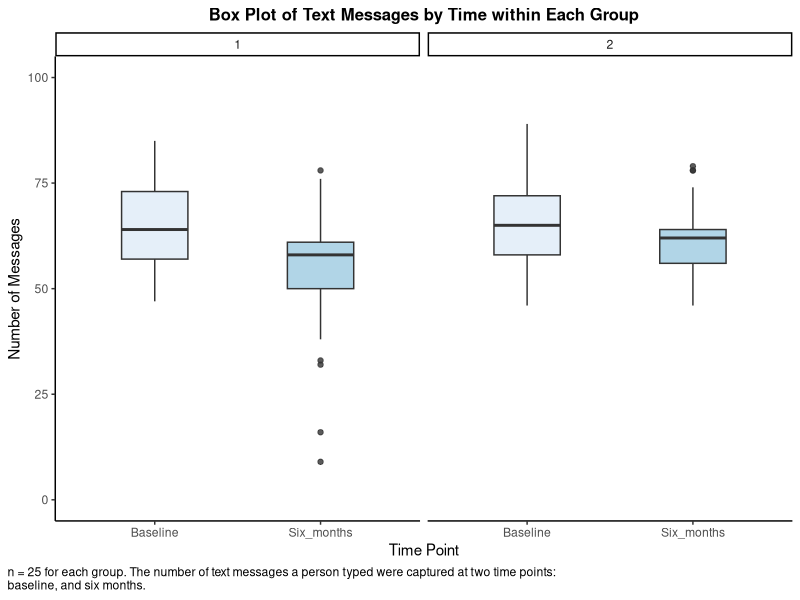
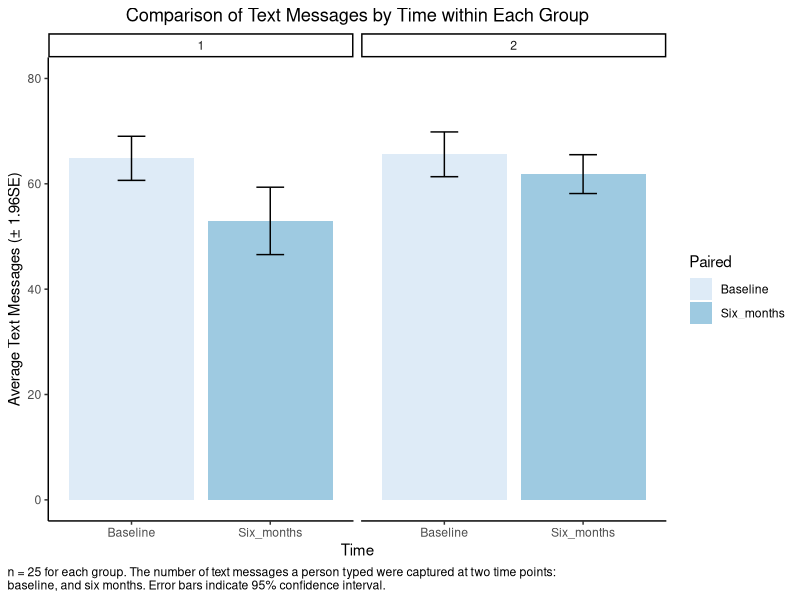

R code for these plots, in order:
# Setting the working directory
# Commented out because we each have different working directories
# setwd("~/Personal/Brown/BHDS2010/Assignment 3/Assignment3")

# Import libraries used in this analysis
library(tidyverse) # To use ggplot, filter, mutate, etc. tidyverse functions

# Read in the data from the csv
text_msg <- read.csv("TextMessages.csv")

# Visually examine the structure of the data
head(text_msg)
# The Group column shows the two groups of participants. The Baseline and Six_months columns contain the number of text messages measured at two separate time points. Lastly, the participant column contains the subject number.

# For visualization, we will create a long version of the text_msg dataset, 
text_msg_long <- text_msg %>% 
  pivot_longer(
    cols = c("Baseline", "Six_months"),
    names_to = "Timepoint",
    values_to = "n_Msg"
  )

# Print out the fist few rows of text_msg_long to verify the pivot is corrected processed
head(text_msg_long)

# Summary statistics: We compute the summary statistics of the data, including mean, median, count, standard deviation, standard error, minimum, and maximum.
summary_stats <- text_msg_long %>%
  group_by(Group, Timepoint) %>%
  summarise(
    n = n(),
    mean = mean(n_Msg, na.rm = TRUE),
    median = median(n_Msg, na.rm = TRUE),
    stdev = sd(n_Msg, na.rm = TRUE),
    se = stdev / sqrt(n),
    min = min(n_Msg, na.rm = TRUE),
    max = max(n_Msg, na.rm = TRUE)
  )

# Next we print out the results
print(summary_stats)

# There are 25 data points in each group at each timepoint.
# Overall, the two groups display similar summary statistics at the Baseline timepoint. Group 1 and Group 2 show similar means and medians around 65, with standard deviation of 10.7-10.8. The minimum values of both groups are 46-47, and maximum are 85 and 89, respectively. 
# At the Six Months timepoint, the statistics are quite different. Group 1 has a mean of 53 and median of 58, while Group 2 has a mean of 61.8 and median of 62. 
# For Group 1, the standard deviation increases to 16.3, while for Group 2, the standard deviation slightly decreases to 9.41. Group 1 sees more extreme values on the downside, with a minimum of 9 text messages. Both groups see the maximum number of text messages near 80.

# Visualization 1: We first create box plots of text messages stratified by Group and Time
# Caption for chart to explain the data
vis_1_caption = "n = 25 for each group. The number of text messages a person typed were captured at two time points: baseline, and six months."   
# Start a blank canvas, clarify the data on two axes
# Box plot, set width and color opacity
# Define faceted chart
# Choose color palette
# Add axis labels, title, and caption
# Choose theme
# Set title and caption location
text_msg_long %>% ggplot (aes(x = Timepoint, y = n_Msg, fill = Timepoint)) +      
  geom_boxplot(width = 0.4, alpha = 0.8) +                   
  facet_grid(. ~ Group) +
  coord_cartesian(ylim = c(0, 100)) +
  scale_fill_brewer("Paired") +                              
  labs(x = "Time Point", y = "Number of Messages",           
       title = "Box Plot of Text Messages by Time within Each Group",
       caption = str_wrap(vis_1_caption, width = 100)) +
  theme_classic() +                                          
  theme(legend.position = "none",                            
        plot.title = element_text(face = "bold", size = 12, hjust = 0.5),
        plot.caption.position = "plot",
        plot.caption = element_text(hjust = 0))

# The box plot shows that the number of text messages sent decreases from the Baseline observation to that six months later. The decrease appears more significant in Group 1 than Group 2, which we have shown above in the summary statistics section.
# The number of text messages six months later for Group 1 contains a fair amount of outliers on the downside, with the minimum being 9 messages.

# Visualization 2: We then create bar charts of text messages stratified by Group and Time.
# Caption for chart to explain the data
vis_2_caption = "n = 25 for each group. The number of text messages a person typed were captured at two time points: baseline, and six months. Error bars indicate 95% confidence interval."  
# Start a blank canvas, clarify the data on two axes
# Define a bar chart, where the height of the bars represents the means
# Define error bars to be +-1.96 standard error, i.e. 95% CI
# Define faceted chart
# Add axis labels, title, and caption
# Set title and caption location
ggplot(summary_stats, aes(x = Timepoint, y = mean, fill = Timepoint)) +           
  geom_bar(stat = "identity", position = "dodge") +          
  geom_errorbar(aes(ymin = mean - 1.96*se, 
                    ymax = mean + 1.96*se),                  
                width = 0.2, position = position_dodge(width = 0.9)) +                    
  facet_wrap(. ~ Group) +
  coord_cartesian(ylim = c(0, 80)) +
  scale_fill_brewer("Paired") +  
  labs(                                                      
    title = "Comparison of Text Messages by Time within Each Group",
    x = "Time",
    y = "Average Text Messages (± 1.96SE)",
    fill = "Time Period",
    caption = str_wrap(vis_2_caption, width = 100)
  ) +
  theme_classic() +
  theme(                                                     
    plot.title = element_text(hjust = 0.5),
    legend.position = "right",
    plot.caption.position = "plot",
    plot.caption = element_text(hjust = 0)
  )

# Group 1 shows a significant decrease in the average number of text messages sent, dropping from approximately 65 at Baseline to about 53 at the six-month mark. The error bars (which represent 95% CI) do not overlap, suggesting this change is statistically significant.
# Group 2 shows only a slight decrease in average text messages, from approximately 66 at Baseline to 62 at six months. The error bars for these two time points overlap, suggesting this small drop is likely not statistically significant.


# In summary, while both groups started with a similar average, Group 1 experienced a much larger and more statistically significant reduction in text messages after six months compared to Group 2.